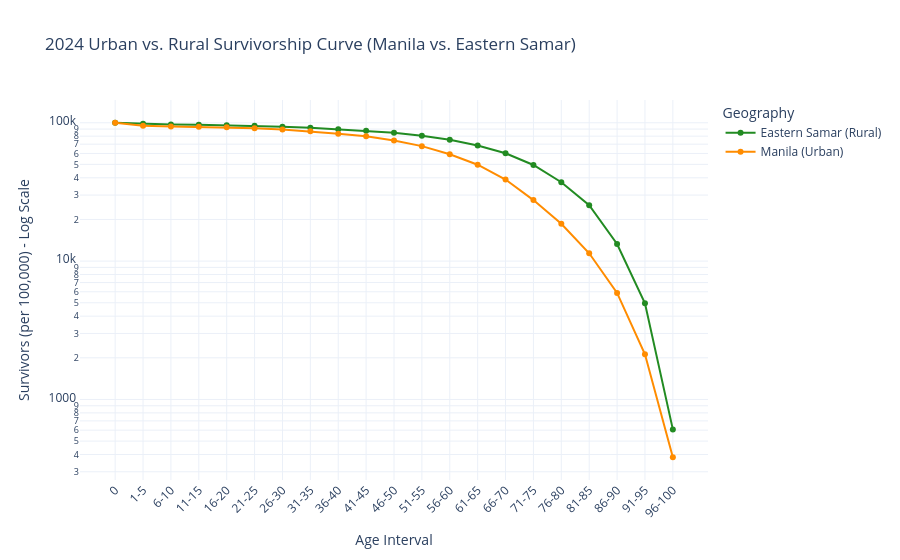

The cell this chart's notebook holds for it:
### Code cell
query_rural = """
              with region_filtered as (
                  select
                      case
                          when pod_psgc like '13806%' then 'Manila (Urban)'
                          when pod_psgc like '08026%' then 'Eastern Samar (Rural)'
                          else null
                          end as region,
                      age_years::int as age_int
                  from vw_vsr_deaths_joined
                  where death_year = 2024
                    and age_years is not null
              ),
                  bucketed as (
                      select
                          region,
                          width_bucket(age_int, 1, 101, 20) as sort_index
                      from region_filtered
                      where region is not null
                  )
              select
                  region,
                  sort_index,
                  case
                      when sort_index = 0 then '0'
                      else ((sort_index - 1) * 5 + 1)::text || '-' || ((sort_index - 1) * 5 + 5)::text
                      end as x,
                  count(*) as d_x
              from bucketed
              group by 1, 2, 3
              order by 1, 2 asc; \
              """

with engine.connect() as conn:
    df_rural = pd.read_sql_query(text(query_rural), conn)

# 2. Vectorized Pandas Math
df_rural = df_rural.sort_values(by=['region', 'sort_index'])

# Total starting population per region
df_rural['n_0'] = df_rural.groupby('region')['d_x'].transform('sum')

# Cumulative deaths and shifted deaths
df_rural['cum_deaths'] = df_rural.groupby('region')['d_x'].cumsum()
df_rural['deaths_before'] = df_rural.groupby('region')['cum_deaths'].shift(1).fillna(0)

# Survivorship and 100k Normalization
df_rural['l_x_raw'] = df_rural['n_0'] - df_rural['deaths_before']
df_rural['l_x_100k'] = (df_rural['l_x_raw'] / df_rural['n_0']) * 100000

# 3. Plotting the Comparison
fig = px.line(
    df_rural,
    x='x',
    y='l_x_100k',
    color='region',
    title='2024 Urban vs. Rural Survivorship Curve (Manila vs. Eastern Samar)',
    labels={
        'x': 'Age Interval',
        'l_x_100k': 'Survivors (per 100,000) - Log Scale',
        'region': 'Geography'
    },
    markers=True,
    log_y=True,
    color_discrete_map={"Manila (Urban)": "darkorange", "Eastern Samar (Rural)": "forestgreen"}
)

fig.update_layout(
    template="plotly_white",
    hovermode="x unified",
    xaxis_tickangle=-45
)

fig.show()

### Figure 1 — Plotly figure (JSON) as saved in the notebook; plotly's stock layout.template omitted (floating-point values rounded to 4 significant figures)
{"data": [{"hovertemplate": "Geography=Eastern Samar (Rural)<br>Age Interval=%{x}<br>Survivors (per 100,000) - Log Scale=%{y}<extra></extra>", "legendgroup": "Eastern Samar (Rural)", "line": {"color": "forestgreen", "dash": "solid"}, "marker": {"symbol": "circle"}, "mode": "lines+markers", "name": "Eastern Samar (Rural)", "orientation": "v", "showlegend": true, "x": ["0", "1-5", "6-10", "11-15", "16-20", "21-25", "26-30", "31-35", "36-40", "41-45", "46-50", "51-55", "56-60", "61-65", "66-70", "71-75", "76-80", "81-85", "86-90", "91-95", "96-100"], "xaxis": "x", "y": [100000.0, 98310.0, 97270.0, 96860.0, 96080.0, 95100.0, 93620.0, 91860.0, 89570.0, 87410.0, 84770.0, 80590.0, 75220.0, 68500.0, 60130.0, 49490.0, 37140.0, 25350.0, 13300.0, 4963.0, 607.7], "yaxis": "y", "type": "scatter"}, {"hovertemplate": "Geography=Manila (Urban)<br>Age Interval=%{x}<br>Survivors (per 100,000) - Log Scale=%{y}<extra></extra>", "legendgroup": "Manila (Urban)", "line": {"color": "darkorange", "dash": "solid"}, "marker": {"symbol": "circle"}, "mode": "lines+markers", "name": "Manila (Urban)", "orientation": "v", "showlegend": true, "x": ["0", "1-5", "6-10", "11-15", "16-20", "21-25", "26-30", "31-35", "36-40", "41-45", "46-50", "51-55", "56-60", "61-65", "66-70", "71-75", "76-80", "81-85", "86-90", "91-95", "96-100"], "xaxis": "x", "y": [100000.0, 95130.0, 94090.0, 93480.0, 92690.0, 91240.0, 89300.0, 86690.0, 83440.0, 79730.0, 74340.0, 67770.0, 59240.0, 49730.0, 38870.0, 27600.0, 18600.0, 11390.0, 5888.0, 2118.0, 382.1], "yaxis": "y", "type": "scatter"}], "layout": {"xaxis": {"anchor": "y", "domain": [0.0, 1.0], "title": {"text": "Age Interval"}, "tickangle": -45}, "yaxis": {"anchor": "x", "domain": [0.0, 1.0], "title": {"text": "Survivors (per 100,000) - Log Scale"}, "type": "log"}, "legend": {"title": {"text": "Geography"}, "tracegroupgap": 0}, "title": {"text": "2024 Urban vs. Rural Survivorship Curve (Manila vs. Eastern Samar)"}, "hovermode": "x unified"}}
